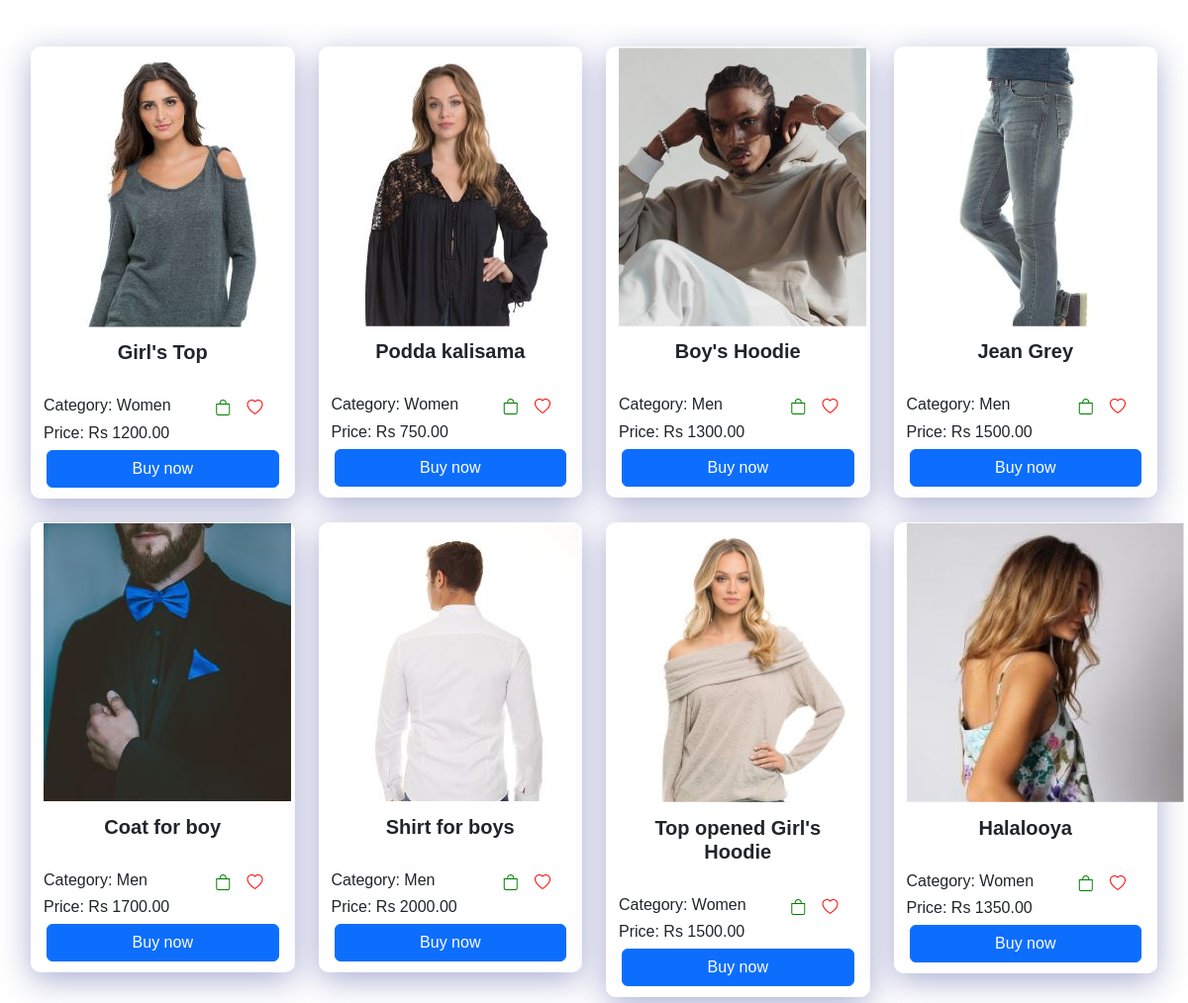
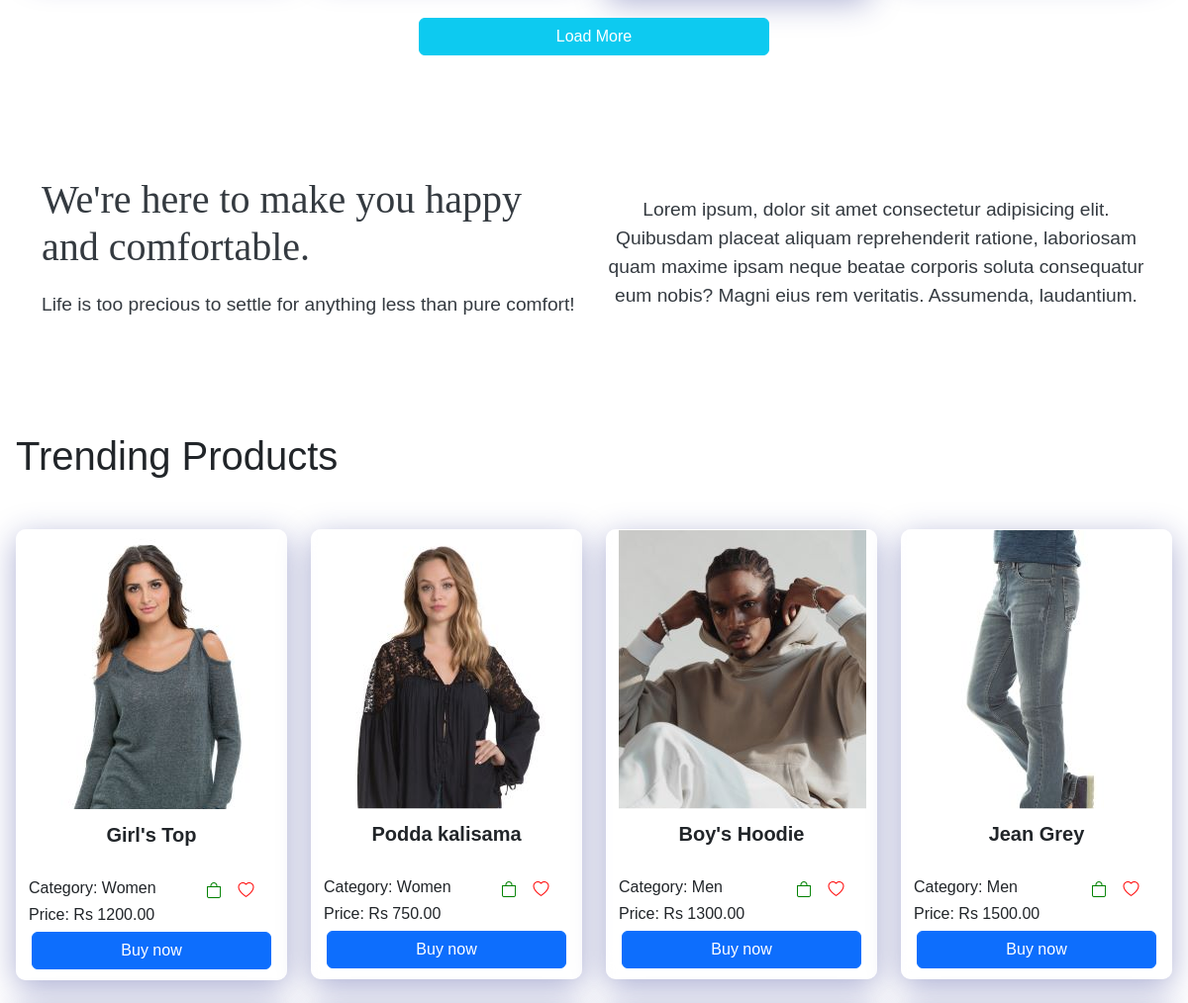
Page / (signed in, middle part) on the earlier database version (2 pictures, top to bottom).
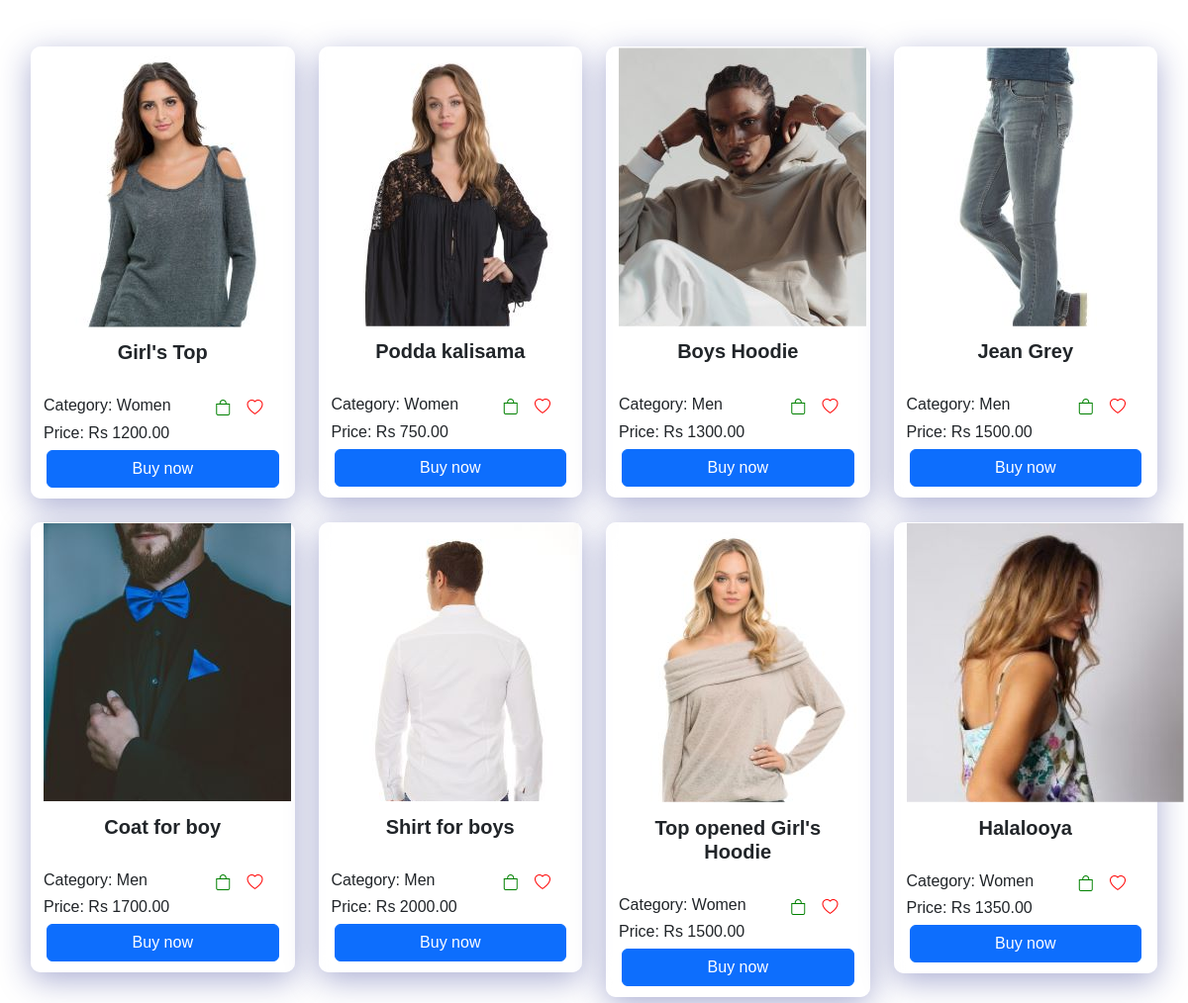
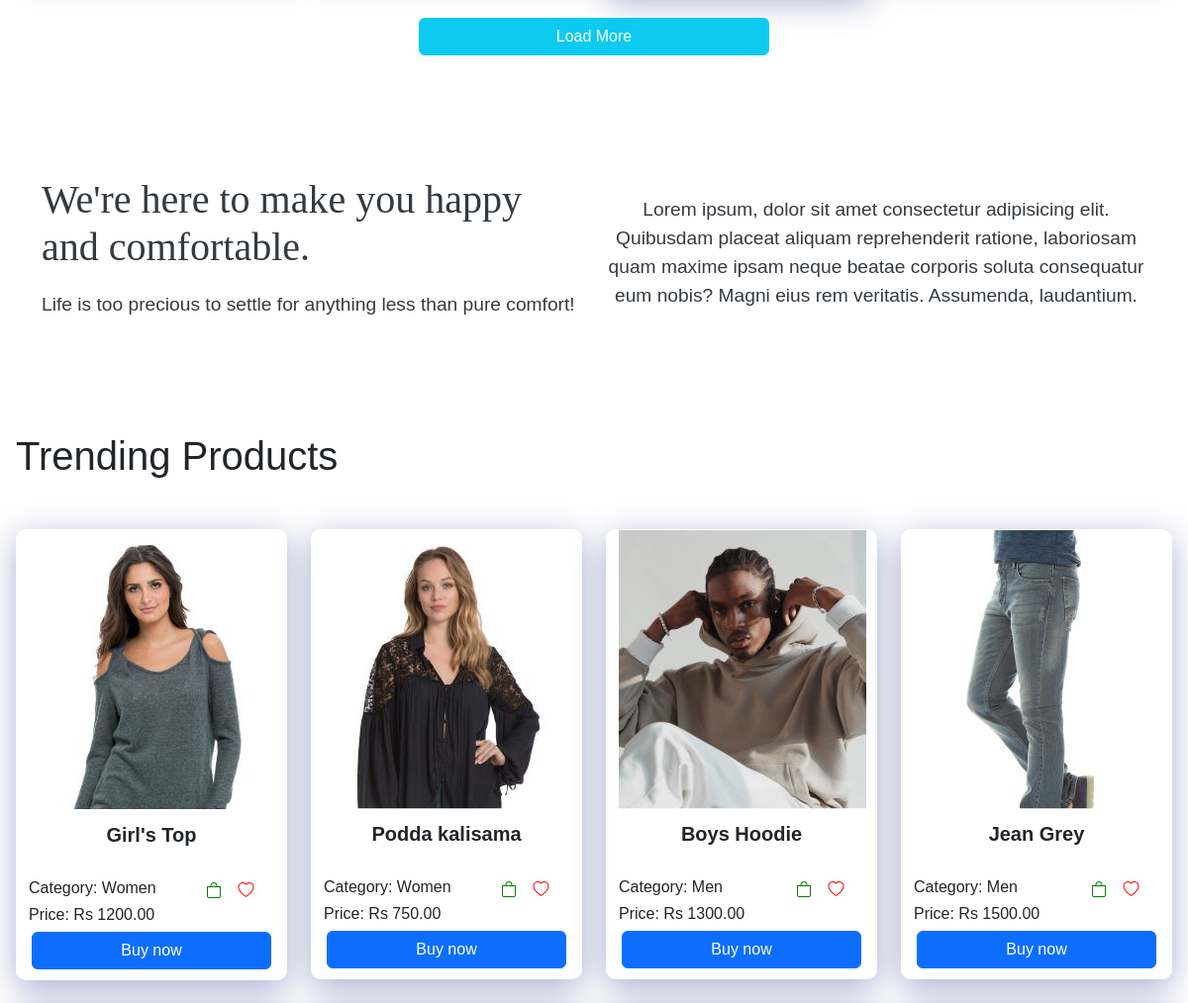
Same page on the later database version (2 pictures, top to bottom).
### tables this page shows
CREATE TABLE IF NOT EXISTS `product` (
  `id` int NOT NULL AUTO_INCREMENT,
  `price` varchar(45) DEFAULT NULL,
  `qty` varchar(45) DEFAULT NULL,
  `discription` varchar(150) DEFAULT NULL,
  `title` varchar(45) DEFAULT NULL,
  `aded_date` date DEFAULT NULL,
  `del_fee_col` double DEFAULT NULL,
  `del_fee_other` double DEFAULT NULL,
  `color_clr_id` int NOT NULL,
  `category_c_id` int NOT NULL,
  `brand_b_id` int NOT NULL,
  `status_s_id` int NOT NULL,
  PRIMARY KEY (`id`),
  KEY `fk_product_color1_idx` (`color_clr_id`),
  KEY `fk_product_category1_idx` (`category_c_id`),
  KEY `fk_product_brand1_idx` (`brand_b_id`),
  KEY `fk_product_status1_idx` (`status_s_id`),
  CONSTRAINT `fk_product_brand1` FOREIGN KEY (`brand_b_id`) REFERENCES `brand` (`b_id`),
  CONSTRAINT `fk_product_category1` FOREIGN KEY (`category_c_id`) REFERENCES `category` (`c_id`),
  CONSTRAINT `fk_product_color1` FOREIGN KEY (`color_clr_id`) REFERENCES `color` (`clr_id`),
  CONSTRAINT `fk_product_status1` FOREIGN KEY (`status_s_id`) REFERENCES `status` (`s_id`)
);

CREATE TABLE IF NOT EXISTS `product_img` (
  `path` varchar(50) NOT NULL,
  `product_id` int NOT NULL,
  PRIMARY KEY (`path`),
  KEY `fk_product_img_product1_idx` (`product_id`),
  CONSTRAINT `fk_product_img_product1` FOREIGN KEY (`product_id`) REFERENCES `product` (`id`)
);

CREATE TABLE IF NOT EXISTS `category` (
  `c_id` int NOT NULL AUTO_INCREMENT,
  `c_name` varchar(45) DEFAULT NULL,
  PRIMARY KEY (`c_id`)
);

### components/connection.php (called while the page is built, shortened)
<?php
class Database{
    public static $connection;
    public static function setUpConnection(){
        if(!isset(Database::$connection)){
            Database::$connection = new mysqli("localhost","root","Kavitha@#2003","vivaaluth","3306");
        }
    }
    public static function search($q){
        $resultset = Database::$connection->query($q);
        return $resultset;
    }
}
?>

### components/Hero.php (the view, shortened to what the changed rows need)
<!doctype html>
<html lang="en">
<head>
    <link href="https://cdn.jsdelivr.net/npm/bootstrap@5.3.3/dist/css/bootstrap.min.css" rel="stylesheet">
</head>
<body class="p-3 m-0 border-0 bd-example m-0 border-0 bd-example-row bd-example-row-flex-cols">
    <div class="col">
        <div class="row text-center" style="margin-top:50px;">
            <?php
            $wpdall = Database::search("SELECT * FROM product INNER JOIN product_img ON product_img.product_id = product.id INNER JOIN category ON product.category_c_id = category.c_id ORDER BY RAND() LIMIT 8 ;
        ");
            for ($x = 0; $x < 8; $x++) {
                $wpdall_data = $wpdall->fetch_assoc();
                $imgSrc = $wpdall_data["path"];
            ?>
                <div class="col-lg-3 col-md-6 col-sm-12 text-center mb-4">
                    <div class="container" id="box">
                        <img src="<?php echo $imgSrc; ?>" alt="" style="clip-path: polygon(0 0, 100% 0, 100% 75%, 0 75%);">
                        <div class="row text-center" style="margin-top:-80px;">
                            <h5>
                                <span id="title1"><b><?php echo $wpdall_data["title"] ?></b></a></span>
                            </h5>
                        </div>
                        <br>
                        <div class="row">
                            <div class="col-7 text-start">
                                <h6>Category: <?php echo $wpdall_data["c_name"] ?></h6>
                            </div>
                            <div class="col-5 text-end">
                                <div class="row">
                                    <div class="col text-center">
                                        <button onclick="addtocarthome(<?php echo $wpdall_data['id'] ?>);" style="border: none; background:none;">
                                            <i class="bi bi-bag cart-icon"></i>
                                        </button>
                                        <button onclick="wishlisthome(<?php echo $wpdall_data['id'] ?>);" style="border: none; background:none;">
                                            <i class="bi bi-heart heart-icon"></i>
                                        </button>
                                    </div>
                                </div>
                            </div>
                        </div>
                        <div class="row text-start">
                            <h6>Price: Rs <?php echo $wpdall_data["price"] ?>.00</h6>
                        </div>
                        <div class="col" style="margin-bottom: 10px;">
                            <div class="row text-center">
                                <a href="<?php echo "./components/singleproductview.php?id=" . ($wpdall_data["product_id"]); ?>" style="color:white; text-decoration:none;" <button type="button" class="btn btn-primary">Buy now</button></a>
                            </div>
                        </div>
                    </div>
                </div>
            <?php
            }
            ?>
        </div>
    </div>
</body>
</html>

### components/End.php (shortened to what the changed rows need)
    <div class="mt-5">
    <h1>Trending Products</h1>
<div class="row text-center" style="margin-top:50px;">
        <?php
        $wpdall = Database::search("SELECT * FROM product INNER JOIN product_img ON product_img.product_id = product.id INNER JOIN category ON product.category_c_id = category.c_id ORDER BY RAND() LIMIT 8");
        for ($x = 0; $x < 8; $x++) {
            $wpdall_data = $wpdall->fetch_assoc();
            $imgSrc = $wpdall_data["path"];
        ?>
            <div class="col-lg-3 col-md-6 col-sm-12 text-center mb-4">
                    <div class="container" id="box">
                        <img src="<?php echo $imgSrc; ?>" alt="" style="clip-path: polygon(0 0, 100% 0, 100% 75%, 0 75%);">
                        <div class="row text-center" style="margin-top:-80px;">
                            <h5>
                                <span id="title1"><b><?php echo $wpdall_data["title"] ?></b></a></span>
                            </h5>
                        </div>
                        <br>
                        <div class="row">
                            <div class="col-7 text-start">
                                <h6>Category: <?php echo $wpdall_data["c_name"] ?></h6>
                            </div>
                            <div class="col-5 text-end">
                                <div class="row">
                                    <div class="col text-center">
                                    <button onclick="addtocarthome(<?php echo $wpdall_data['id'] ?>);" style="border: none; background:none;">
                                            <i class="bi bi-bag cart-icon"></i>
                                        </button>
                                        <button onclick="wishlisthome(<?php echo $wpdall_data['id'] ?>);" style="border: none; background:none;">
                                            <i class="bi bi-heart heart-icon"></i>
                                        </button>
                                    </div>
                                </div>
                            </div>
                        </div>
                        <div class="row text-start">
                            <h6>Price: Rs <?php echo $wpdall_data["price"] ?>.00</h6>
                        </div>
                        <div class="col" style="margin-bottom: 10px;">
                            <div class="row text-center">
                                                               <a href="<?php echo "./components/singleproductview.php?id=" . ($wpdall_data["product_id"]); ?>" style="color:white; text-decoration:none;"<button type="button" class="btn btn-primary">Buy now</button></a>
                            </div>
                        </div>
                    </div>
                </div>
        <?php
        }
        ?>
    </div>
    </div>

Differences in the rows shown:
changed product: title "Boy's Hoodie" → "Boys Hoodie"
